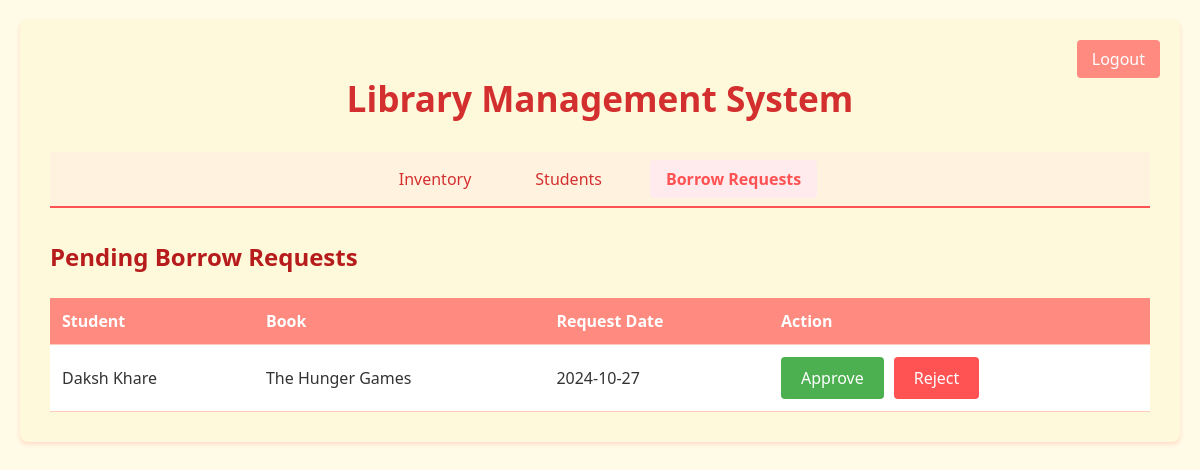
/admin/requests (signed in), run on the app's committed database.
### models/models.py (models this page shows)
class Borrowing(db.Model):
    id = db.Column(db.Integer, primary_key=True)
    book_id = db.Column(db.Integer, db.ForeignKey('book.id'), nullable=False)
    student_id = db.Column(db.Integer, db.ForeignKey('student.id'), nullable=False)
    book_name = db.Column(db.String(200), nullable=False)
    student_name = db.Column(db.String(100), nullable=False)
    borrow_date = db.Column(db.DateTime, nullable=False, default=datetime.utcnow)
    status = db.Column(db.String(20), default='pending')  # pending, approved, rejected, returned

### app.py (the view)
@app.route('/admin/requests')
def admin_requests():
    if 'admin_id' not in session:
        return redirect(url_for('login'))
    pending_requests = Borrowing.query.filter_by(status='pending').all()
    return render_template('admin_requests.html',
                         pending_requests=pending_requests,
                         active_page='requests')

### templates/admin_requests.html
{% extends "admin_base.html" %}
{% block admin_content %}
<div class="admin-dashboard">
    <section class="pending-requests-section">
        <h2>Pending Borrow Requests</h2>
        <div class="table-responsive">
            <table class="table">
                <thead>
                    <tr>
                        <th>Student</th>
                        <th>Book</th>
                        <th>Request Date</th>
                        <th>Action</th>
                    </tr>
                </thead>
                <tbody>
                    {% for request in pending_requests %}
                    <tr>
                        <td>{{ request.student_name }}</td>
                        <td>{{ request.book_name }}</td>
                        <td>{{ request.borrow_date.strftime('%Y-%m-%d') }}</td>
                        <td class="action-buttons">
                            <a href="{{ url_for('handle_request', borrow_id=request.id, action='approve') }}"
                               class="btn approve-btn">Approve</a>
                            <a href="{{ url_for('handle_request', borrow_id=request.id, action='reject') }}"
                               class="btn reject-btn">Reject</a>
                        </td>
                    </tr>
                    {% else %}
                    <tr>
                        <td colspan="4" class="text-center">No pending requests</td>
                    </tr>
                    {% endfor %}
                </tbody>
            </table>
        </div>
    </section>
</div>
{% endblock %}

### static/style.css (style rules this page uses)
body { font-family: 'Segoe UI', Tahoma, Geneva, Verdana, sans-serif; margin: 0; padding: 20px; background-color: #fffbe6; color: #333; }
h2 { color: #b71c1c; margin: 25px 0 15px; font-size: 1.5em; }
.btn { padding: 10px 20px; border: none; border-radius: 4px; cursor: pointer; font-size: 16px; transition: background-color 0.3s ease; text-decoration: none; display: inline-block; }
.approve-btn { background-color: #4caf50; color: white; }
.reject-btn { background-color: #ff5252; color: white; }
.table-responsive { overflow-x: auto; }
.table { width: 100%; border-collapse: collapse; margin-top: 10px; background-color: white; }
.table th, .table td { padding: 12px; text-align: left; border-bottom: 1px solid #ffccbc; }
.table th { background-color: #ff8a80; color: white; font-weight: 600; }
.action-buttons { display: flex; gap: 10px; }

### data on the page
Borrowing: student_name "Daksh Khare", book_name "The Hunger Games", borrow_date "2024-10-27"
